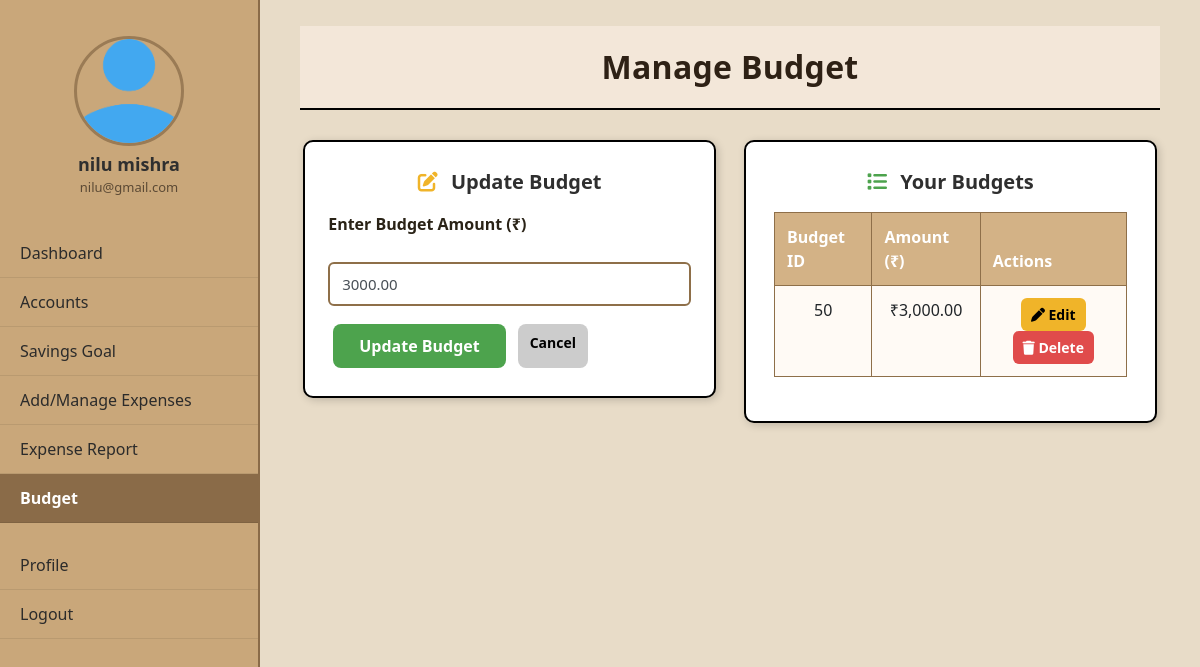
Screenshot of /budget.php?edit=50 (signed in) with the database file from the repository.
### tables this page shows
CREATE TABLE `budget_table` (
  `budget_id` int(11) NOT NULL,
  `user_id` int(11) NOT NULL,
  `amount` decimal(10,2) DEFAULT NULL
);

### session.php (called while the page is built, shortened)
<?php
include("config.php");
class UserSession {
    private $userId;
    private $email;
    private $firstName;
    private $lastName;
    private function checkSession() {
        if (isset($_SESSION['user_id']) && isset($_SESSION['firstname']) && isset($_SESSION['lastname']) && isset($_SESSION['useremail'])) {
            $this->userId = $_SESSION['user_id'];
            $this->firstName = $_SESSION['firstname'];
            $this->lastName = $_SESSION['lastname'];
            $this->email = $_SESSION['useremail'];
        }
    }
    public function getUserId() {
        return $this->userId;
    }
    public function getUserName() {
        return $this->firstName . " " . $this->lastName;
    }
    public function getUserEmail() {
        return $this->email;
    }
}
$userSession = new UserSession($con);
$userid = $userSession->getUserId();
$username = $userSession->getUserName();
$useremail = $userSession->getUserEmail();
?>

### budget.php (the view, shortened to what this page needs)
<?php
include("session.php");
class Budget {
    public static function getBudgets($conn, $userId) {
        $stmt = $conn->prepare("SELECT * FROM budget_table WHERE user_id=? ORDER BY budget_id DESC");
        $stmt->bind_param("i", $userId);
        $stmt->execute();
        return $stmt->get_result();
    }
    public static function getBudget($conn, $userId, $budgetId) {
        $stmt = $conn->prepare("SELECT * FROM budget_table WHERE user_id=? AND budget_id=?");
        $stmt->bind_param("ii", $userId, $budgetId);
        $stmt->execute();
        return $stmt->get_result()->fetch_assoc();
    }
}
$update = false;
$amount = "";
if (isset($_GET['edit'])) {
    $update = true;
    $budgetId = $_GET['edit'];
    $record = Budget::getBudget($con, $userid, $budgetId);
    if ($record) $amount = $record['amount'];
}
?>
<!DOCTYPE html>
<html lang="en">
<head>
<link href="css/bootstrap.css" rel="stylesheet">
<link href="https://cdnjs.cloudflare.com/ajax/libs/font-awesome/6.0.0/css/all.min.css" rel="stylesheet">
</head>
<body>
<div class="sidebar">
  <div class="user">
    <img src="uploads/default_profile.png" alt="profile">
    <h5><?php echo htmlspecialchars($username); ?></h5>
    <p><?php echo htmlspecialchars($useremail); ?></p>
  </div>
  <div class="list">
    <a href="index.php">Dashboard</a>
    <a href="account.php">Accounts</a>
    <a href="savings.php">Savings Goal</a>
    <a href="transaction.php">Add/Manage Expenses</a>
    <a href="report.php">Expense Report</a>
    <a href="budget.php" class="active">Budget</a>
  </div>
  <div class="list" style="margin-top:18px;">
    <a href="profile.php">Profile</a>
    <a href="logout.php">Logout</a>
  </div>
</div>
<div class="main">
  <div class="header">
    <h1>Manage Budget</h1>
  </div>
  <div class="boxes">
    <div class="box box-left">
      <h4><?php echo $update ? '<i class="fa-solid fa-pen-to-square" style="color:#f0b429;margin-right:8px"></i> Update Budget' : '<i class="fa-solid fa-plus-circle" style="color:#4DA34D;margin-right:8px"></i> Add New Budget'; ?></h4>
      <form method="POST">
        <div class="form-row">
          <label for="bud_amount">Enter Budget Amount (₹)</label>
          <div class="control">
            <input id="bud_amount" name="bud_amount" class="form-control" type="number" placeholder="Enter amount" value="<?php echo htmlspecialchars($amount); ?>" required>
          </div>
        </div>
        <div style="display:flex; justify-content:flex-start; gap:12px; margin-top:8px;">
          <?php if ($update): ?>
            <button type="submit" name="update" class="btn-green">Update Budget</button>
            <a href="budget.php" class="action-btn" style="background:#ccc;color:#000;border-radius:8px;padding:8px 12px;text-decoration:none;">Cancel</a>
          <?php else: ?>
            <button type="submit" name="add" class="btn-green">Add Budget</button>
          <?php endif; ?>
        </div>
      </form>
    </div>
    <div class="box box-right">
      <h4><i class="fa-solid fa-list" style="color:#4DA34D;margin-right:8px;"></i> Your Budgets</h4>
      <div class="table-wrap">
        <table class="table">
          <thead>
            <tr>
              <th>Budget ID</th>
              <th>Amount (₹)</th>
              <th>Actions</th>
            </tr>
          </thead>
          <tbody>
            <?php
            $budgets = Budget::getBudgets($con, $userid);
            if ($budgets && $budgets->num_rows > 0):
              while ($row = $budgets->fetch_assoc()):
            ?>
            <tr>
              <td><?php echo $row['budget_id']; ?></td>
              <td>₹<?php echo number_format($row['amount'], 2); ?></td>
              <td>
                <a class="action-btn btn-edit" href="budget.php?edit=<?php echo $row['budget_id']; ?>"><i class="fa fa-pen"></i> Edit</a>
                <a class="action-btn btn-delete" href="budget.php?delete=<?php echo $row['budget_id']; ?>" onclick="return confirm('⚠️ Are you sure you want to delete this budget?');"><i class="fa fa-trash"></i> Delete</a>
              </td>
            </tr>
            <?php
              endwhile;
            else:
            ?>
            <tr><td colspan="3" style="padding:20px;">No budgets found. Add one from the left.</td></tr>
            <?php endif; ?>
          </tbody>
        </table>
      </div>
    </div>
  </div>
</div>
</body>
</html>

### budget.php (style rules this page uses)
:root { --sidebar-w:260px; --cream:#E8DCC8; --sidebar:#C9A77A; --accent:#8a6b48; --panel-bg:#fff; --panel-border:#000; --panel-radius:10px; }
* { box-sizing:border-box }
body { margin:0; font-family:"Segoe UI", Roboto, sans-serif; background:var(--cream); color:#2f2f2f; }
.sidebar { position:fixed; left:0; top:0; width:var(--sidebar-w); height:100vh; background:var(--sidebar); border-right:2px solid var(--accent); padding-top:18px; }
.sidebar .user { text-align:center; padding:18px 10px; }
.sidebar .user img { width:110px; height:110px; border-radius:50%; border:3px solid #9a7b55; display:block; margin:0 auto 8px; }
.sidebar .user h5 { margin:6px 0 2px; font-size:18px; font-weight:600; }
.sidebar .user p { margin:0; font-size:13px; color:#5c4a35; }
.sidebar .list { margin-top:14px; padding:0; }
.sidebar .list a { display:block; padding:12px 20px; color:#2b2b2b; text-decoration:none; font-weight:500; border-bottom:1px solid rgba(0,0,0,0.08); }
.sidebar .list a.active { background:var(--accent); color:#fff; font-weight:700; }
.main { margin-left:var(--sidebar-w); padding:26px 40px; }
.header { background: #F3E7D9; padding:22px; text-align:center; border-bottom:2px solid #000; margin-bottom:30px; }
.header h1 { margin:0; font-size:32px; font-weight:700; color:#2e2115; letter-spacing:0.3px; }
.boxes { display:flex; gap:28px; align-items:flex-start; justify-content:center; }
.box { flex:1 1 0; min-width:300px; background:var(--panel-bg); border:2px solid var(--panel-border); border-radius:var(--panel-radius); padding:28px; box-shadow: 2px 2px 8px rgba(0,0,0,0.18); }
.box-left { max-width:48%; }
.box-right { max-width:48%; }
.box h4 { text-align:center; margin:0 0 18px; font-size:20px; font-weight:700; }
.form-row { display:flex; align-items:center; gap:18px; margin-bottom:18px; flex-wrap:wrap; }
.form-row label { width:220px; font-weight:700; color:#2a2317; }
.form-row .control { flex:1; min-width:160px; }
.form-control { width:100%; height:44px; padding:8px 12px; border-radius:6px; border:2px solid #8E6F49; font-size:15px; }
.btn-green { background:#4DA34D; color:white; border:none; padding:10px 26px; border-radius:8px; font-weight:700; font-size:16px; cursor:pointer; }
.table-wrap { margin-top:6px; }
.table { width:100%; border-collapse:collapse; margin-top:12px; }
.table thead th { background:#D3B286; color:#fff; padding:12px; border:1px solid #8E6F49; font-weight:700; }
.table tbody td { padding:12px; border:1px solid #8E6F49; background:#fffaf5; text-align:center; }
.action-btn { padding:6px 10px; border-radius:6px; font-weight:600; font-size:14px; text-decoration:none; display:inline-block; }
.btn-edit { background:#f0b429; color:#000; border:0; }
.btn-delete { background:#e04b4b; color:#fff; border:0; }

### rows the page displays
budget_table: bud_amount "3000.00", budget_id "50", amount "3,000.00"

### other values shown
$username "nilu mishra"
$useremail "nilu@gmail.com"
